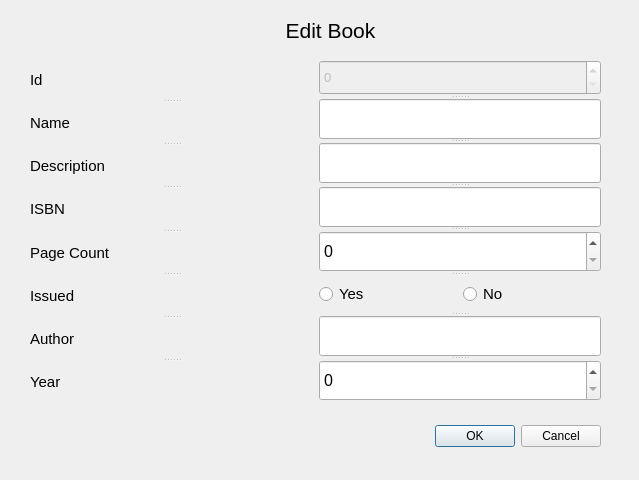
<?xml version="1.0" encoding="UTF-8"?>
<ui version="4.0">
 <class>description_edit_dialog</class>
 <widget class="QDialog" name="description_edit_dialog">
  <property name="geometry">
   <rect>
    <x>0</x>
    <y>0</y>
    <width>639</width>
    <height>480</height>
   </rect>
  </property>
  <property name="windowTitle">
   <string>Edit Dialog</string>
  </property>
  <widget class="QDialogButtonBox" name="buttonBox">
   <property name="geometry">
    <rect>
     <x>260</x>
     <y>420</y>
     <width>341</width>
     <height>32</height>
    </rect>
   </property>
   <property name="orientation">
    <enum>Qt::Horizontal</enum>
   </property>
   <property name="standardButtons">
    <set>QDialogButtonBox::Cancel|QDialogButtonBox::Ok</set>
   </property>
  </widget>
  <widget class="QLabel" name="edit_book_label">
   <property name="geometry">
    <rect>
     <x>270</x>
     <y>20</y>
     <width>121</width>
     <height>21</height>
    </rect>
   </property>
   <property name="font">
    <font>
     <pointsize>16</pointsize>
    </font>
   </property>
   <property name="text">
    <string>Edit Book</string>
   </property>
   <property name="alignment">
    <set>Qt::AlignCenter</set>
   </property>
  </widget>
  <widget class="QWidget" name="layoutWidget">
   <property name="geometry">
    <rect>
     <x>30</x>
     <y>60</y>
     <width>571</width>
     <height>341</height>
    </rect>
   </property>
   <layout class="QHBoxLayout" name="horizontalLayout_2">
    <item>
     <widget class="QSplitter" name="splitter_2">
      <property name="orientation">
       <enum>Qt::Vertical</enum>
      </property>
      <widget class="QLabel" name="id_label">
       <property name="font">
        <font>
         <pointsize>11</pointsize>
        </font>
       </property>
       <property name="text">
        <string>Id</string>
       </property>
      </widget>
      <widget class="QLabel" name="name_label">
       <property name="font">
        <font>
         <pointsize>11</pointsize>
        </font>
       </property>
       <property name="text">
        <string>Name</string>
       </property>
      </widget>
      <widget class="QLabel" name="description_label">
       <property name="font">
        <font>
         <pointsize>11</pointsize>
        </font>
       </property>
       <property name="text">
        <string>Description</string>
       </property>
      </widget>
      <widget class="QLabel" name="isbn_label">
       <property name="font">
        <font>
         <pointsize>11</pointsize>
        </font>
       </property>
       <property name="text">
        <string>ISBN</string>
       </property>
      </widget>
      <widget class="QLabel" name="page_count_label">
       <property name="font">
        <font>
         <pointsize>11</pointsize>
        </font>
       </property>
       <property name="text">
        <string>Page Count</string>
       </property>
      </widget>
      <widget class="QLabel" name="issued_label">
       <property name="font">
        <font>
         <pointsize>11</pointsize>
        </font>
       </property>
       <property name="text">
        <string>Issued</string>
       </property>
      </widget>
      <widget class="QLabel" name="author_label">
       <property name="font">
        <font>
         <pointsize>11</pointsize>
        </font>
       </property>
       <property name="text">
        <string>Author</string>
       </property>
      </widget>
      <widget class="QLabel" name="year_label">
       <property name="font">
        <font>
         <pointsize>11</pointsize>
        </font>
       </property>
       <property name="text">
        <string>Year</string>
       </property>
      </widget>
     </widget>
    </item>
    <item>
     <widget class="QSplitter" name="splitter">
      <property name="orientation">
       <enum>Qt::Vertical</enum>
      </property>
      <widget class="QSpinBox" name="id_spinBox">
       <property name="enabled">
        <bool>false</bool>
       </property>
       <property name="font">
        <font>
         <pointsize>10</pointsize>
        </font>
       </property>
       <property name="maximum">
        <number>999999</number>
       </property>
      </widget>
      <widget class="QLineEdit" name="name_input">
       <property name="font">
        <font>
         <pointsize>12</pointsize>
        </font>
       </property>
       <property name="text">
        <string/>
       </property>
      </widget>
      <widget class="QLineEdit" name="description_input">
       <property name="font">
        <font>
         <pointsize>12</pointsize>
        </font>
       </property>
      </widget>
      <widget class="QLineEdit" name="isbn_input">
       <property name="font">
        <font>
         <pointsize>12</pointsize>
        </font>
       </property>
      </widget>
      <widget class="QSpinBox" name="page_count_spinBox">
       <property name="font">
        <font>
         <pointsize>12</pointsize>
        </font>
       </property>
       <property name="maximum">
        <number>9999</number>
       </property>
      </widget>
      <widget class="QWidget" name="layoutWidget">
       <layout class="QHBoxLayout" name="horizontalLayout">
        <item>
         <widget class="QRadioButton" name="yes_radioButton">
          <property name="font">
           <font>
            <pointsize>11</pointsize>
           </font>
          </property>
          <property name="text">
           <string>Yes</string>
          </property>
         </widget>
        </item>
        <item>
         <widget class="QRadioButton" name="no_radioButton">
          <property name="font">
           <font>
            <pointsize>11</pointsize>
           </font>
          </property>
          <property name="text">
           <string>No</string>
          </property>
         </widget>
        </item>
       </layout>
      </widget>
      <widget class="QLineEdit" name="author_input">
       <property name="font">
        <font>
         <pointsize>12</pointsize>
        </font>
       </property>
      </widget>
      <widget class="QSpinBox" name="year_spinBox">
       <property name="font">
        <font>
         <pointsize>12</pointsize>
        </font>
       </property>
       <property name="maximum">
        <number>9999</number>
       </property>
      </widget>
     </widget>
    </item>
   </layout>
  </widget>
 </widget>
 <resources/>
 <connections>
  <connection>
   <sender>buttonBox</sender>
   <signal>accepted()</signal>
   <receiver>description_edit_dialog</receiver>
   <slot>accept()</slot>
   <hints>
    <hint type="sourcelabel">
     <x>248</x>
     <y>254</y>
    </hint>
    <hint type="destinationlabel">
     <x>157</x>
     <y>274</y>
    </hint>
   </hints>
  </connection>
  <connection>
   <sender>buttonBox</sender>
   <signal>rejected()</signal>
   <receiver>description_edit_dialog</receiver>
   <slot>reject()</slot>
   <hints>
    <hint type="sourcelabel">
     <x>316</x>
     <y>260</y>
    </hint>
    <hint type="destinationlabel">
     <x>286</x>
     <y>274</y>
    </hint>
   </hints>
  </connection>
 </connections>
</ui>
